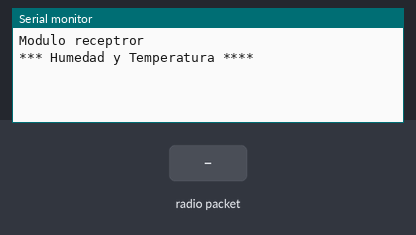
The sketch below on a simulated Arduino Uno, built with avr-gcc and run on an emulated ATmega328P. Parts: the last lines printed to the serial monitor. The inputs (shaded band) are chosen by the test bench. No radio packets arrive unless stated.

Above: at 2.7 s.
2.8 s: radio packet "h" arrives
At 3.8 s:
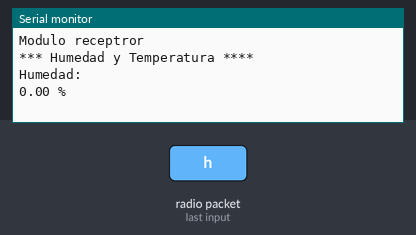
4.3 s: radio packet "t" arrives
At 5.1 s:
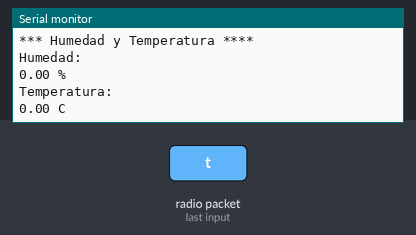

Measured:
- after the input at 2.8 s, the serial monitor: prints a new line at once (image 1)
- after the input at 4.3 s, the serial monitor: prints a new line at once (image 2)

The sketch:

Radio_Frecuencia_433MHZ_con_DHT22_RadioReceptor_.ino
```cpp
// Práctica de Radio Frecuencia 433MHZ con DHT22
//Receptor
#include <Wire.h>
#include <LiquidCrystal_I2C.h>
#include <VirtualWire.h>
#define CIRCLE 0
#define TEMP 1
#define HUM 2
LiquidCrystal_I2C lcd(0x27, 16, 2);
byte gradoChar[8] = {
  B00100,
  B01010,
  B00100,
  B00000,
  B00000,
  B00000,
  B00000,
  B00000
};
byte temperaturaChar[8] = {
  B00100,
  B01110,
  B01110,
  B01110,
  B01110,
  B11101,
  B11101,
  B01110
};
byte humedadChar[8] = {
  B00100,
  B00100,
  B01110,
  B01010,
  B10001,
  B10001,
  B01110,
  B00000
};
const int dataPin = 9;
float mensajeHumedad = 0.0;
float mensajeTemperatura = 0.0;
String datoCon = "";
void setup() {
  Serial.begin(9600);
  Serial.println("Modulo receptror");
  Serial.println("*** Humedad y Temperatura ****");
  delay(1500);
  vw_setup(2000);
  vw_set_rx_pin(dataPin);
  vw_rx_start();
}
void loop() {
  uint8_t receptor[VW_MAX_MESSAGE_LEN];
  uint8_t receptorLen = VW_MAX_MESSAGE_LEN;

  if (vw_get_message((uint8_t *)receptor, &receptorLen)) {
    if ((char)receptor[0] == 'h') {
      for (int i = 1; i < receptorLen; i++) {
        datoCon.concat((char)receptor[i]);
      }

      mensajeHumedad = datoCon.toFloat();

      Serial.println("");
      Serial.println("Humedad:");
      Serial.print(mensajeHumedad);
      Serial.print(" %");
      Serial.println();
    } else if ((char)receptor[0] == 't') {
      for (int i = 1; i < receptorLen; i++) {
        datoCon.concat((char)receptor[i]);
      }
      mensajeTemperatura = datoCon.toFloat();
      Serial.println("");
      Serial.println("Temperatura: ");
      Serial.print(mensajeTemperatura);
      Serial.print(" C");
      Serial.println();
    }
    datoCon = "";
  }
}
```
